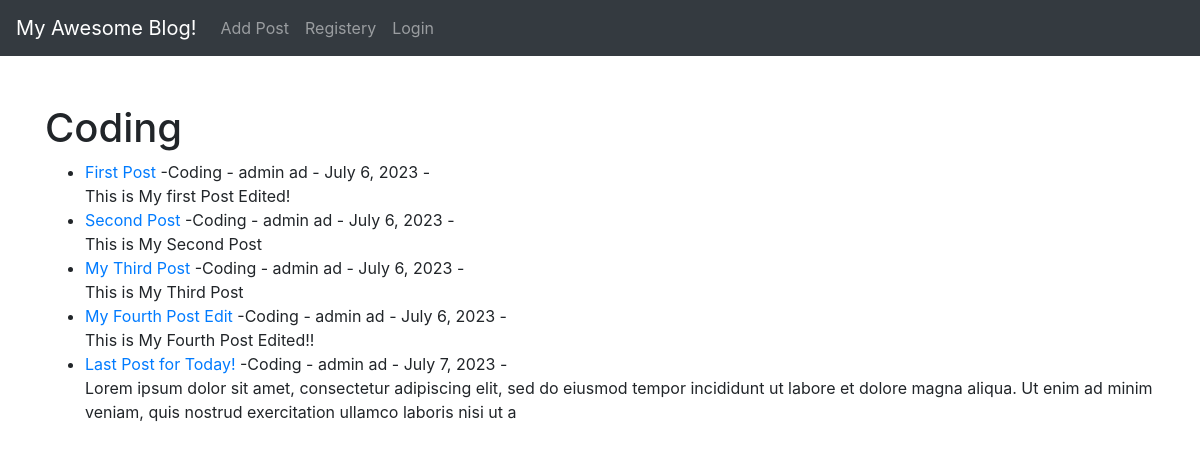
Screenshot of /category/Coding/ with the database file from the repository.
### blog/models.py (models this page shows, shortened)
class Post(models.Model):
    title = models.CharField(max_length=225)
    title_tag = models.CharField(max_length=225)
    header_image = models.ImageField(null=True, blank=True, upload_to="images/")
    author = models.ForeignKey(User, on_delete=models.CASCADE)
    body = RichTextField(blank=True,null=True)
    snipped = models.CharField(max_length=225,default='click link to read...')
    post_date = models.DateField(auto_now_add=True)
    category = models.CharField(max_length=225)
    likes = models.ManyToManyField(User, related_name='blog_posts')

### blog/views.py (the view)
# urls.py: path('category/<str:cats>/',views.Categoryview,name='category'),
def Categoryview(request,cats):
    category_posts = Post.objects.filter(category=cats)
    return render(request,'blog/category.html',{'cats':cats.title(),'category_posts':category_posts})

### templates/blog/category.html (shortened to what this page needs)
{% extends 'home/base.html' %}
{% block content %}
{% if category_posts %}
    <h1>{{ cats }}</h1>
    <ul>
    {% for post in category_posts %}
    <li><a href=" {% url 'article-details' post.pk %}">{{post.title}}</a>
    -{{post.category}}
    - {{post.author.first_name}} {{post.author.last_name}} -
    {{post.post_date}} -
    <br>
    {{post.body|slice:":200"}}</li>
    {% endfor %}
    </ul>
{% else %}
    <h2>This Page Does not Exist</h2>
{% endif %}
{% endblock %}

### rows the page displays
Post: title "First Post", category "Coding", author.first_name "admin", author.last_name "ad", post_date "July 6, 2023", body "This is My first Post Edited!"
Post: title "Second Post", category "Coding", author.first_name "admin", author.last_name "ad", post_date "July 6, 2023", body "This is My Second Post"
Post: title "My Third Post", category "Coding", author.first_name "admin", author.last_name "ad", post_date "July 6, 2023", body "This is My Third Post"
Post: title "My Fourth Post Edit", category "Coding", author.first_name "admin", author.last_name "ad", post_date "July 6, 2023", body "This is My Fourth Post Edited!!"
Post: title "Last Post for Today!", category "Coding", author.first_name "admin", author.last_name "ad", post_date "July 7, 2023", body "Lorem ipsum dolor sit amet, consectetur adipiscing elit, sed do eiusmod tempor incididunt ut labore et dolore magna aliqua. Ut enim ad minim veniam, quis nostrud exercitation ullamco laboris nisi ut a"

### other values shown
{{ cats }} "Coding"
